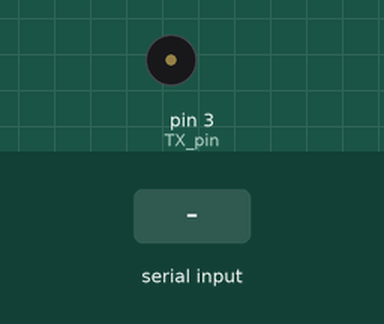
The sketch below on a simulated Arduino Uno, built with avr-gcc and run on an emulated ATmega328P. Parts: buzzer (waves = sounding). The test bench sets the inputs (shaded band). What the sketch prints to the serial monitor is not drawn.

Above: at 1.2 s.
1.3 s: "1\n" received over Serial
4.3 s: "0\n" received over Serial
6.8 s: "2\n" received over Serial
Timing chart, 0 to 15.3 s (numbered marks = the images above; inputs shaded):
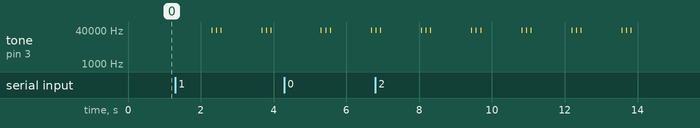

The sketch:

Transmitter.ino
```cpp
#define TX_pin 3 // Connect transducer at pin no. 3
String stringVariable1;
int count = 0;
int NoOfTimesToSend = 5;

void setup()
{
  Serial.begin(9600); // set serial monitor baud rate at 15200
  pinMode(TX_pin, OUTPUT);
}
void loop()
{
  String stringVariable = Serial.readString();
  if(stringVariable !=""){
    count = 0;
  stringVariable1 = stringVariable;
  }
if(stringVariable1 !="" && count < NoOfTimesToSend){
  count++;
  Serial.println(stringVariable1);
  send(stringVariable1 + "\n");
}else{
  count=0;
    while (Serial.available() == 0) {
  }
}

  // send("AC project ho gya kaam khtm!!!\n"); // Write the message to send in the function argument as string
}

void send(String msg)
{
  byte ch;
  unsigned int pos = 0; // to store position of byte in string
  unsigned int sz = msg.length(); // size of string
  while (pos < sz) // untill the string is fully tavarsed
  {
    ch = msg.charAt(pos); // Access the character at pos in msg string
    Serial.print((char)ch);
    tone(TX_pin, 40000); // Generate a 40k Hz sound wave for 10 milliseconds
    delay(10);
    noTone(TX_pin); // Stop generating the sound
    for (int i = 0; i < 8; i++) // Traverse each bit of a character
    {
      bool b; // Variable to store bit
      b = bitRead(ch, 7 - i); // Returns if the bit at ith position is HIGH (1) or LOW (0)
      if (b) // IF the bit is ONE send 2 millisecond sound of 4k Hz
      {
        tone(TX_pin, 40000);
        delay(2);
      }
      else // If the bit is ZERO send 4 millisecond sound of 4k Hz
      {
        tone(TX_pin, 40000);
        delay(4);
      }
      noTone(TX_pin);// After sending a character, send nothing for 11 milliseconds
      delay(11);
    }
    pos++; // Go to next character in the string
  }
}
```

Measured:
- after the input at 1.3 s, tone on pin 3 (TX_pin): plays 40000 Hz for 0.01 s, 40000 Hz for 0.01 s, 40000 Hz for 0.01 s, 40000 Hz for 0.01 s, 40000 Hz for 0.01 s, 40000 Hz for 0.01 s, starting after 1.0 s
